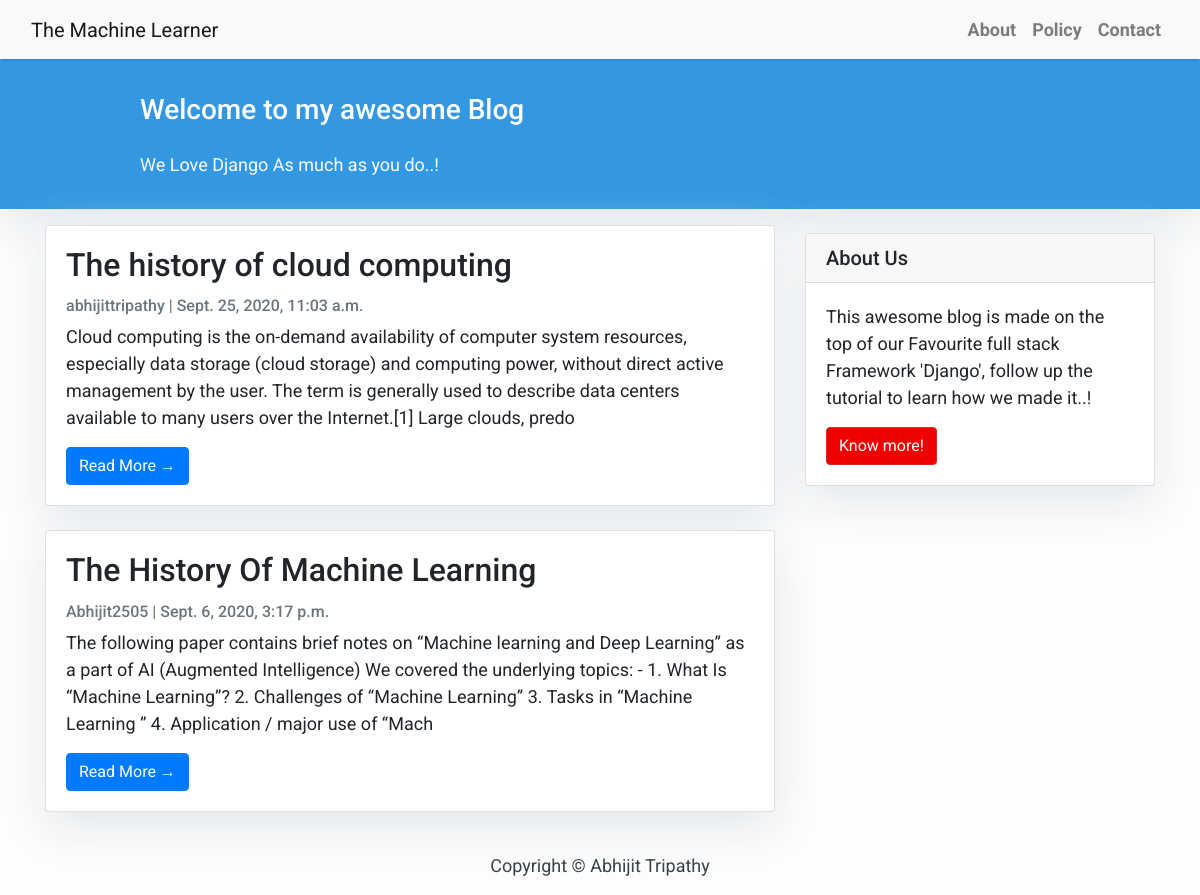
The page / on the database its author committed.
### vlog/models.py (models this page shows, shortened)
class Post(models.Model):
    title = models.CharField(max_length=200, unique=True)
    slug = models.SlugField(max_length=200, unique=True)
    author = models.ForeignKey(User, on_delete= models.CASCADE,related_name='blog_posts')
    updated_on = models.DateTimeField(auto_now= True)
    content = models.TextField()
    created_on = models.DateTimeField(auto_now_add=True)
    status = models.IntegerField(choices=STATUS, default=0)
    class Meta:
        ordering = ['-created_on']

### vlog/views.py (the view)
# urls.py: path('', views.PostList.as_view(), name='home'),
class PostList(generic.ListView):
    queryset = Post.objects.filter(status=1).order_by('-created_on')
    template_name = 'index.html'

### templates/index.html (shortened to what this page needs)
{% extends "base.html" %}
{% block content %}
<header class="masthead">
    <div class="container">
        <div class="row">
            <div class=" col-md-8 col-md-10 mx-auto">
                <div class="site-heading">
                    <h3 class=" site-heading my-4 mt-3 text-white"> Welcome to my awesome Blog </h3>
                    <p class="text-light">We Love Django As much as you do..! &nbsp
                    </p>
                </div>
            </div>
        </div>
    </div>
</header>
<div class="container">
    <div class="row">
        <div class="col-md-8 mt-3 left">
            {% for post in post_list %}
            <div class="card mb-4">
                <div class="card-body">
                    <h2 class="card-title">{{ post.title }}</h2>
                    <p class="card-text text-muted h6">{{ post.author }} | {{ post.created_on}} </p>
                    <p class="card-text">{{post.content|slice:":300" }}</p>
                    <a href="{% url 'post_detail' post.slug  %}" class="btn btn-primary">Read More &rarr;</a>
                </div>
            </div>
            {% endfor %}
        </div>
        {% block sidebar %} {% include 'sidebar.html' %} {% endblock sidebar %}
    </div>
</div>
{%endblock%}

### templates/base.html (shortened to what this page needs)
<!DOCTYPE html>
<html>
    <head>
        <link rel="stylesheet" href="https://maxcdn.bootstrapcdn.com/bootstrap/4.0.0/css/bootstrap.min.css"
 />
    </head>
    <body>
        <nav class="navbar navbar-expand-lg navbar-light bg-light shadow" id="mainNav">
            <div class="container-fluid">
                <a class="navbar-brand" href="{% url 'home' %}">The Machine Learner</a>
                <div class="collapse navbar-collapse" id="navbarResponsive">
                    <ul class="navbar-nav ml-auto">
                        <li class="nav-item text-black">
                            <a class="nav-link text-black font-weight-bold" href="#">About</a>
                        </li>
                        <li class="nav-item text-black">
                            <a class="nav-link text-black font-weight-bold" href="#">Policy</a>
                        </li>
                        <li class="nav-item text-black">
                            <a class="nav-link text-black font-weight-bold" href="#">Contact</a>
                        </li>
                    </ul>
                </div>
            </div>
        </nav>
        {% block content %}{% endblock content %}
        <footer class="py-3 bg-grey">
            <p class="m-0 text-dark text-center ">Copyright &copy; Abhijit Tripathy</p>
        </footer>
    </body>
</html>

### templates/sidebar.html (shortened to what this page needs)
{% block sidebar %}
<div class="col-md-4 float-right ">
<div class="card my-4">
        <h5 class="card-header">About Us</h5>
    <div class="card-body">
        <p class="card-text"> This awesome blog is made on the top of our Favourite full stack Framework 'Django', follow up the tutorial to learn how we made it..!</p>
        <a href="https://djangocentral.com/building-a-blog-application-with-django"
           class="btn btn-danger">Know more!</a>
    </div>
</div>
</div>
{% endblock sidebar %}

### templates/base.html (style rules this page uses)
body { font-family: "Roboto", sans-serif; font-size: 17px; background-color: #fdfdfd; }
.shadow { box-shadow: 0 4px 2px -2px rgba(0, 0, 0, 0.1); }
.btn-danger { color: #fff; background-color: #f00000; border-color: #dc281e; }
.masthead { background: #3398E1; height: auto; padding-bottom: 15px; box-shadow: 0 16px 48px #E3E7EB; padding-top: 10px; }

### templates/index.html (style rules this page uses)
body { font-family: "Roboto", sans-serif; font-size: 18px; background-color: #fdfdfd; }
.card { box-shadow: 0 16px 48px #E3E7EB; }

### templates/sidebar.html (style rules this page uses)
.card { box-shadow: 0 16px 48px #E3E7EB; }

### rows shown on the page
Post: title "The history of cloud computing", author "abhijittripathy", created_on "Sept. 25, 2020, 11:03 a.m.", content "Cloud computing is the on-demand availability of computer system resources, especially data storage (cloud storage) and computing power, without direct active management by the user. The term is generally used to describe data centers available to many users over the Internet.[1] Large clouds, predo"
Post: title "The History Of Machine Learning", author "Abhijit2505", created_on "Sept. 6, 2020, 3:17 p.m.", content "The following paper contains brief notes on “Machine learning and Deep Learning” as a part of AI (Augmented Intelligence) We covered the underlying topics: - 1. What Is “Machine Learning”? 2. Challenges of “Machine Learning” 3. Tasks in “Machine Learning ” 4. Application / major use of “Mach"
